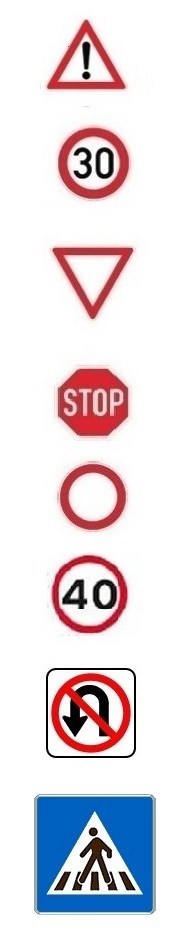
#> input picture Python/images/obucavajuciSkup12.jpg, 190 x 940 px
$ python appRunNNColor.py   (Python 2 division)   (older library calls are emulated)
#> lines starting #> are read from the running program, lines starting #| are printed output that depends on the picture; after the words box and inside, x2 and y2 are one past the last pixel; in counts of white or black regions, pixels touching at a corner belong together
### Python/notebookOperacije.py
# -*- coding: utf-8 -*-

#*****************************************************
#import potrebnih biblioteka
import cv2
import collections
import numpy as np
#import scipy as sc
import matplotlib.pyplot as plt
#from scipy.spatial import distance
import math

#*****************************************************
# TODO - V1
# Funkcionalnost implementirana u V1
def load_image(path):
#> called with path = 'images/obucavajuciSkup12.jpg'
    return cv2.cvtColor(cv2.imread(path), cv2.COLOR_BGR2RGB)
def load_imageHSV(path):
    return cv2.cvtColor(cv2.imread(path), cv2.COLOR_BGR2HSV)
def image_gray(image):
    return cv2.cvtColor(image, cv2.COLOR_RGB2GRAY)
#> returned value: shape (940, 190)
def image_bin(image_gs):
    ret,image_bin = cv2.threshold(image_gs, 127, 255, cv2.THRESH_BINARY)
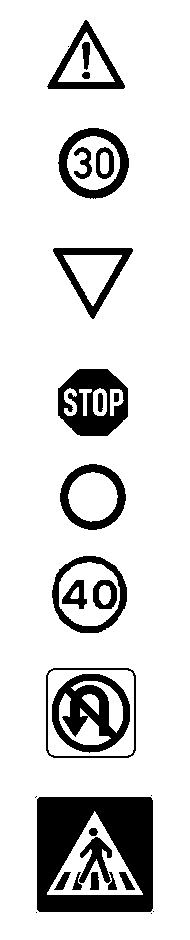
#> image_bin: shape (940, 190); 85.3% white; 30 black regions (6 under 20 px), largest, box (x1, y1, x2, y2) and area: (37, 797, 153, 912) 9211, (52, 674, 130, 753) 3062, (58, 369, 128, 436) 2907
    return image_bin
def image_bin_adaptive(image_gs):
    image_bin = cv2.adaptiveThreshold(image_gs, 255, cv2.ADAPTIVE_THRESH_MEAN_C, cv2.THRESH_BINARY, 35, 10)
    return image_bin
def invert(image):
    return 255-image
# [9 lines left out: function display_image, not called in this run]
def display_image_small(title, image, color= False):
    #plt.figure(figsize=(5, 8))
    plt.figure(figsize=(3, 5))
    if color:
        plt.title(title)
        plt.imshow(image)
    else:
        plt.title(title)
        plt.imshow(image, 'gray')
# [8 lines left out: functions dilateColor, erodeColor, not called in this run]

def dilate(image):#POVECAVA BELE
    #kernel = np.ones((3,3)) # strukturni element 3x3 blok
    kernel = cv2.getStructuringElement(cv2.MORPH_CROSS,(5,5))
#> kernel = [[0, 0, 1, 0, 0], [0, 0, 1, 0, 0], [1, 1, 1, 1, 1], [0, 0, 1, 0, 0], [0, 0, 1, 0, 0]]
    return cv2.dilate(image, kernel, iterations=3)
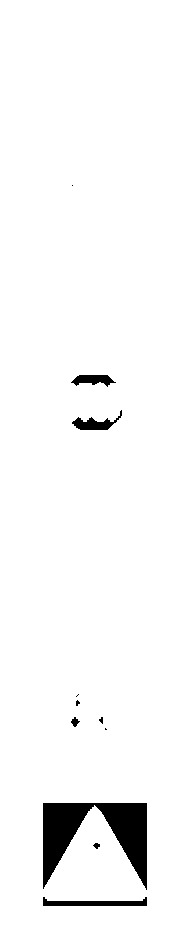
#> returned value: shape (940, 190); 96.8% white; 11 black regions (5 under 20 px), largest, box (x1, y1, x2, y2) and area: (43, 803, 147, 890) 4425, (43, 897, 147, 906) 544, (72, 410, 122, 430) 390, (71, 375, 116, 387) 326, (71, 717, 80, 727) 49, (93, 843, 100, 849) 27
def erode(image): #UKLANJA  BELE
    #kernel = np.ones((3,3)) # strukturni element 3x3 blok
    kernel = cv2.getStructuringElement(cv2.MORPH_CROSS,(2,2))
#> kernel = [[0, 1], [1, 1]]
    return cv2.erode(image, kernel, iterations=1)
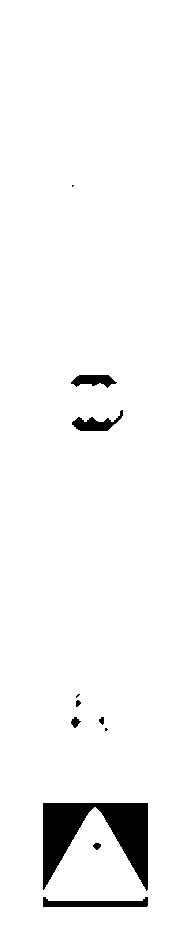
#> returned value: shape (940, 190); 96.5% white; 11 black regions (3 under 20 px), largest, box (x1, y1, x2, y2) and area: (43, 803, 148, 891) 4652, (43, 897, 148, 907) 661, (72, 410, 123, 431) 463
def resize_region(region):
    resized = cv2.resize(region,(64,64), interpolation = cv2.INTER_NEAREST)
    return resized

# Uklanjanje šuma
def remove_noise(binary_image):
    ret_val = erode(dilate(binary_image))
    ret_val = invert(ret_val)
#> in invert, `return 255-image`: returned value: shape (940, 190); 3.5% white; 11 white regions (3 under 20 px)
    return ret_val
# Uklanjanje šuma
# [4 lines left out: function remove_noiseColor, not called in this run]
#*****************************************************
# TODO - select_roiV3
# Funkcija za selekciju regiona od interesa v3
def select_roiV3(image_orig, image_bin, poziva):
    '''
    Funkcija kao u vežbi 2, iscrtava pravougaonike na originalnoj slici, pronalazi sortiran niz regiona sa slike,
    i dodatno treba da sačuva rastojanja između susednih regiona.
    '''
#> called with poziva = 'TRAIN'
    img, contours, hierarchy = cv2.findContours(image_bin.copy(), cv2.RETR_EXTERNAL, cv2.CHAIN_APPROX_SIMPLE)
#> contours = 11 contours, 5 with area under 20; largest, box (x1, y1, x2, y2) and area: (43, 803, 148, 891) 4428, (43, 897, 148, 907) 546, (72, 410, 123, 431) 400, (71, 375, 117, 388) 335, (71, 717, 81, 728) 50, (93, 843, 101, 850) 30

    regions_dict = {}
    regions_dict_by_color = {}
    regions_signs = []
    image_orig_copy = image_orig.copy()
    ind = 0
    for contour in contours:
        x,y,w,h = cv2.boundingRect(contour)
        region = image_bin[y:y+h+1,x:x+w+1];

        # dodaj region u boji u listu
        region_color = image_orig_copy[y:y+h+1,x:x+w+1];
        print '\ny=', y, ' x=', x
        color, isSign = checkRegionColor(image_orig_copy, region_color, regions_signs, ind, poziva)

        # proširiti regions_dict elemente sa vrednostima boundingRect-a ili samim konturama
        regions_dict[y] = [resize_region(region), (x,y,w,h)]
        if isSign:
            regions_dict_by_color[y] = [resize_region(region), (x,y,w,h)]

        cv2.rectangle(image_orig,(x,y),(x+w,y+h),color,3)
        ind = ind + 1
#> this loop made 11 passes
#> (x, y, w, h) on passes 1, 2, 3, 4, 5, 6, 7, 9, 10: (43, 897, 105, 10), (93, 843, 8, 7), (43, 803, 105, 88), (105, 728, 3, 3), (99, 717, 5, 8), (71, 717, 10, 11), (76, 700, 5, 7), (72, 410, 51, 21), (71, 375, 46, 13)
#> (contour, x, y, w, h) on pass 8: ([[78, 694], [76, 696], [76, 697], [79, 694]], 76, 694, 4, 4)
#> (printed output is left out)
#> pass 1, in resize_region, `resized = cv2.resize(region,(64,64), interpolation = cv2.INTER_NEAREST)`:
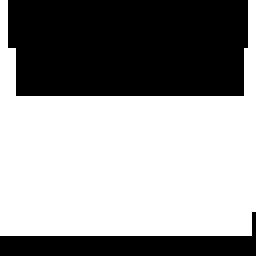
#> resized: shape (64, 64) (shown 4 times larger); 57.8% white; 2 black regions, box (x1, y1, x2, y2) and area: (2, 0, 62, 24) 1404, (0, 53, 64, 64) 326
#> pass 2, in resize_region (call 2), `resized = cv2.resize(region,(64,64), interpolation = cv2.INTER_NEAREST)`:
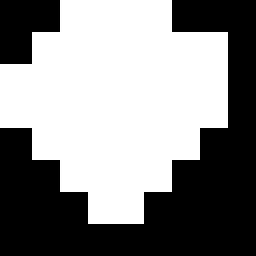
#> resized: shape (64, 64) (shown 4 times larger); 53.7% white; 2 black regions, box (x1, y1, x2, y2) and area: (0, 0, 64, 64) 1712, (0, 0, 15, 16) 184
#> pass 3, in select_roiV3, `region_color = image_orig_copy[y:y+h+1,x:x+w+1];`:
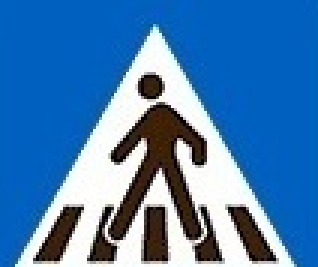
#> region_color: shape (89, 106, 3) (shown 3 times larger); mean R, G, B 70.8, 125, 178.3
#> after the loop:
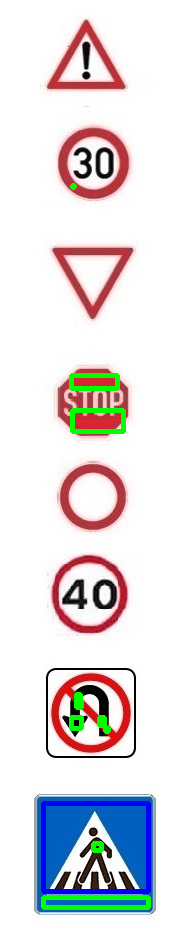
#> image_orig: shape (940, 190, 3); mean R, G, B 226.5, 223.5, 225.6
#> after the loop, ind = 11; regions_dict = 10 items; regions_dict_by_color = 1 item

    sorted_regions_dict = collections.OrderedDict(sorted(regions_dict.items()))
#> sorted_regions_dict = 10 items
    sorted_regions = np.array(sorted_regions_dict.values())

    sorted_regions_dict_by_color = collections.OrderedDict(sorted(regions_dict_by_color.items(), reverse=True))
#> sorted_regions_dict_by_color = 1 item
    sorted_regions_by_color = np.array(sorted_regions_dict_by_color.values())

#> (the run stopped early here; a loop or call above may not have finished)

$ run again, with Python/images/obucavajuciSkup1.jpg copied over Python/images/obucavajuciSkup12.jpg
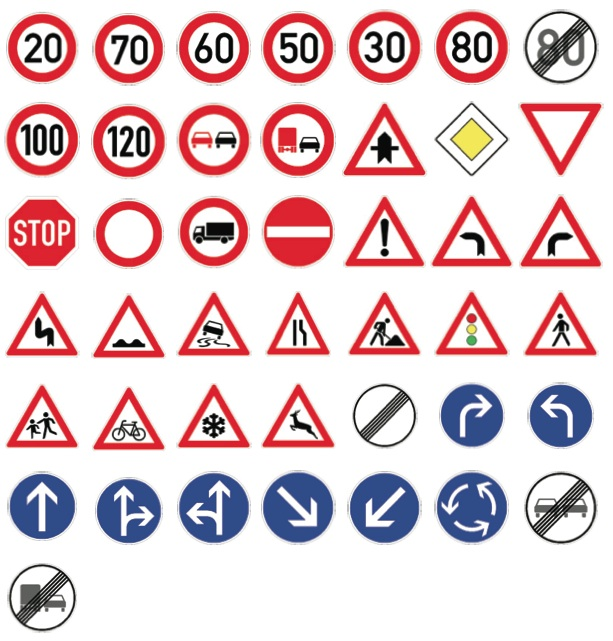
#> input picture Python/images/obucavajuciSkup1.jpg, 613 x 641 px
#> in image_bin, `ret,image_bin = cv2.threshold(image_gs, 127, 255, cv2.THRESH_BINARY)`:
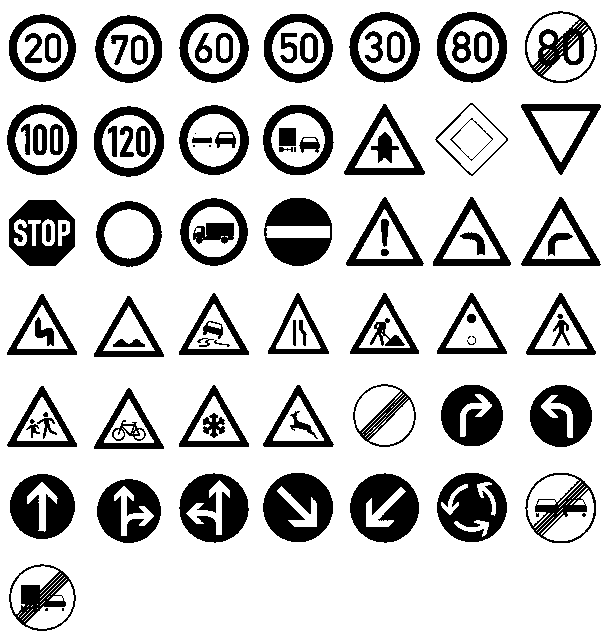
#> image_bin: shape (641, 613); 78.8% white; 103 black regions (10 under 20 px), largest, box (x1, y1, x2, y2) and area: (263, 473, 333, 542) 3202, (350, 473, 419, 543) 3140, (437, 473, 507, 542) 3103
#> in dilate, `kernel = cv2.getStructuringElement(cv2.MORPH_CROSS,(5,5))`: kernel = [[0, 0, 1, 0, 0], [0, 0, 1, 0, 0], [1, 1, 1, 1, 1], [0, 0, 1, 0, 0], [0, 0, 1, 0, 0]]
#> in erode, `kernel = cv2.getStructuringElement(cv2.MORPH_CROSS,(2,2))`: kernel = [[0, 1], [1, 1]]
#> contours = 36 contours, 9 with area under 20; largest, box (x1, y1, x2, y2) and area: (273, 204, 325, 221) 652, (273, 244, 325, 261) 622, (284, 479, 328, 524) 618, (269, 493, 313, 537) 616, (370, 494, 414, 538) 592
#> the loop in select_roiV3, `for contour in contours:` made 36 passes
#> (x, y, w, h) on passes 1, 2, 3, 4, 5, 6, 9: (27, 591, 10, 11), (131, 526, 21, 12), (188, 522, 25, 15), (493, 516, 8, 13), (444, 516, 14, 18), (208, 502, 3, 4), (370, 494, 44, 44)
#> (printed output is left out)
#> after the loop in select_roiV3, `for contour in contours:`:
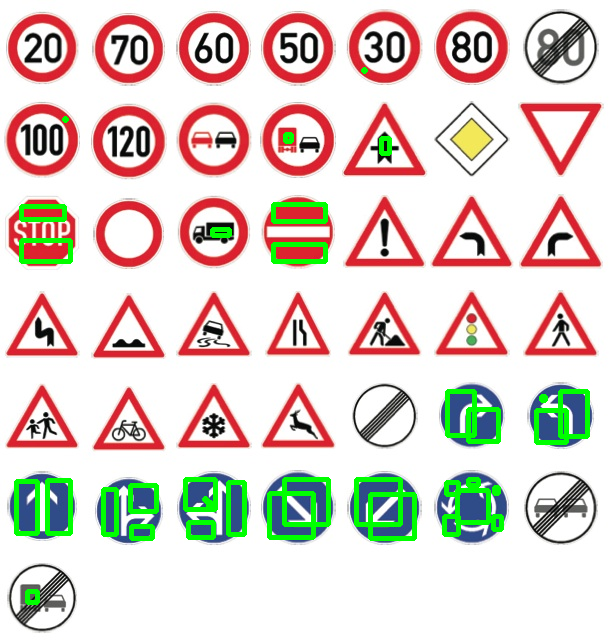
#> image_orig: shape (641, 613, 3); mean R, G, B 222.1, 211.1, 203.8
#> after the loop in select_roiV3, `for contour in contours:`: ind = 36; regions_dict = 30 items; regions_dict_by_color = 0 items
#> sorted_regions_dict = 30 items
#> sorted_regions_dict_by_color = 0 items

$ run again, with Python/images/obucavajuciSkup10.jpg copied over Python/images/obucavajuciSkup12.jpg
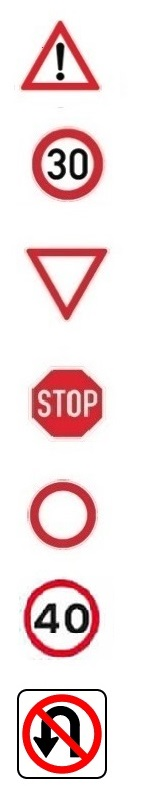
#> input picture Python/images/obucavajuciSkup10.jpg, 143 x 803 px
#> in image_bin, `ret,image_bin = cv2.threshold(image_gs, 127, 255, cv2.THRESH_BINARY)`:
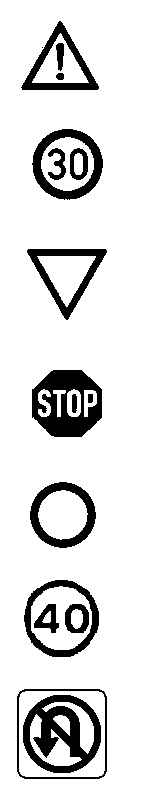
#> image_bin: shape (803, 143); 86.3% white; 17 black regions (1 under 20 px), largest, box (x1, y1, x2, y2) and area: (23, 695, 101, 773) 3054, (32, 370, 102, 437) 2911, (32, 129, 103, 200) 1681
#> in dilate, `kernel = cv2.getStructuringElement(cv2.MORPH_CROSS,(5,5))`: kernel = [[0, 0, 1, 0, 0], [0, 0, 1, 0, 0], [1, 1, 1, 1, 1], [0, 0, 1, 0, 0], [0, 0, 1, 0, 0]]
#> in erode, `kernel = cv2.getStructuringElement(cv2.MORPH_CROSS,(2,2))`: kernel = [[0, 1], [1, 1]]
#> contours = 8 contours, 5 with area under 20; largest, box (x1, y1, x2, y2) and area: (46, 411, 97, 432) 400, (45, 376, 91, 389) 335, (42, 738, 51, 750) 52
#> the loop in select_roiV3, `for contour in contours:` made 8 passes
#> (x, y, w, h) on passes 1, 2, 3, 4, 6, 7: (76, 749, 3, 3), (70, 738, 5, 8), (42, 738, 9, 12), (47, 721, 5, 7), (46, 411, 51, 21), (45, 376, 46, 13)
#> (printed output is left out)
#> pass 3, in resize_region (call 3), `resized = cv2.resize(region,(64,64), interpolation = cv2.INTER_NEAREST)`:
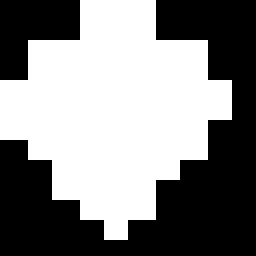
#> resized: shape (64, 64) (shown 4 times larger); 51.8% white; 2 black regions, box (x1, y1, x2, y2) and area: (0, 0, 64, 64) 1706, (0, 0, 20, 20) 270
#> after the loop in select_roiV3, `for contour in contours:`: ind = 8; regions_dict = 7 items; regions_dict_by_color = 0 items
#> sorted_regions_dict = 7 items
#> sorted_regions_dict_by_color = 0 items

$ run again, with Python/images/obucavajuciSkup11.jpg copied over Python/images/obucavajuciSkup12.jpg
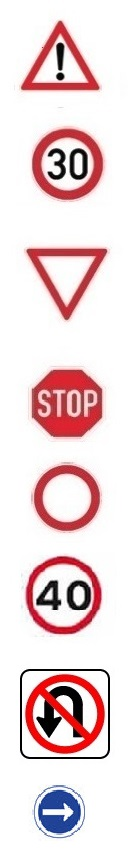
#> input picture Python/images/obucavajuciSkup11.jpg, 139 x 864 px
#> image_bin: shape (864, 139); 85.8% white; 49 black regions (32 under 20 px), largest, box (x1, y1, x2, y2) and area: (26, 675, 104, 753) 3052, (32, 370, 102, 437) 2911, (32, 129, 103, 200) 1681
#> in dilate, `kernel = cv2.getStructuringElement(cv2.MORPH_CROSS,(5,5))`: kernel = [[0, 0, 1, 0, 0], [0, 0, 1, 0, 0], [1, 1, 1, 1, 1], [0, 0, 1, 0, 0], [0, 0, 1, 0, 0]]
#> in erode, `kernel = cv2.getStructuringElement(cv2.MORPH_CROSS,(2,2))`: kernel = [[0, 1], [1, 1]]
#> contours = 12 contours, 7 with area under 20; largest, box (x1, y1, x2, y2) and area: (46, 411, 97, 432) 400, (45, 376, 91, 389) 335, (47, 796, 65, 804) 82, (47, 821, 64, 828) 74, (45, 718, 55, 729) 50
#> the loop in select_roiV3, `for contour in contours:` made 12 passes
#> (x, y, w, h) on passes 1 to 8: (47, 821, 17, 7), (67, 819, 8, 8), (66, 798, 6, 5), (47, 796, 18, 8), (79, 729, 3, 3), (73, 718, 5, 8), (45, 718, 10, 11), (50, 701, 5, 7)
#> (printed output is left out)
#> after the loop in select_roiV3, `for contour in contours:`:
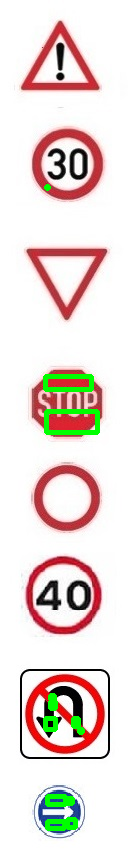
#> image_orig: shape (864, 139, 3); mean R, G, B 234.6, 223.1, 219.1
#> after the loop in select_roiV3, `for contour in contours:`: ind = 12; regions_dict = 11 items; regions_dict_by_color = 0 items
#> sorted_regions_dict = 11 items
#> sorted_regions_dict_by_color = 0 items
